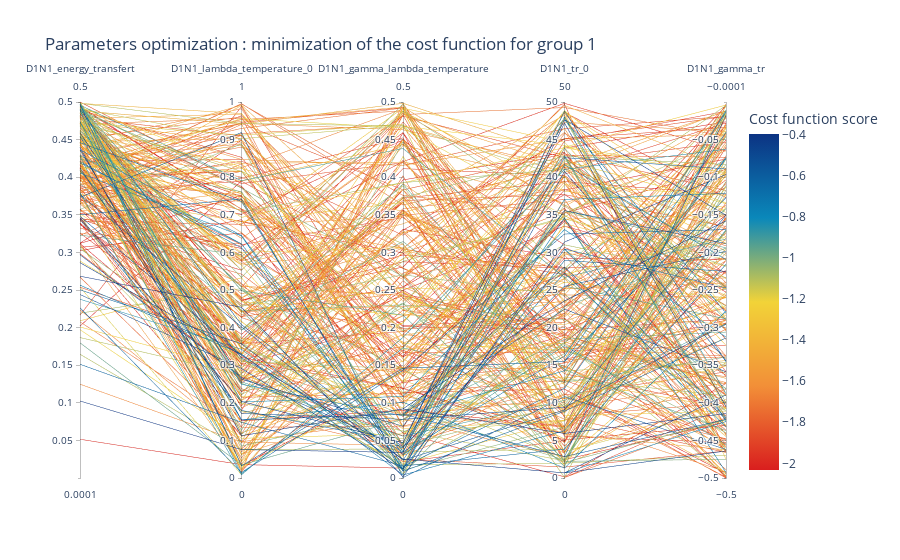
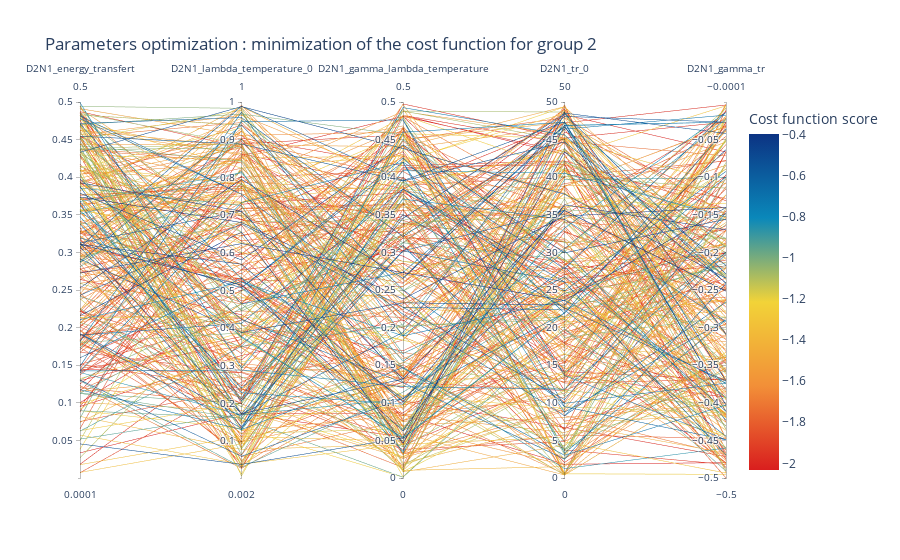

Notebook cell for these charts, in order:
### Code cell
fig = viewer.parallel_coordinates(
    nbest=500, reversescale=True, unselected_opacity=0.05, parameter_groups=parameter_groups, uniformed=False
)

for group in fig:
    display(group)

### Figure 1 — Plotly figure (JSON) as saved in the notebook; plotly's stock layout.template omitted (floating-point values rounded to 4 significant figures; data arrays with more than 128 entries replaced by an {"elided": "..."} marker saying what was removed)
{"data": [{"dimensions": [{"label": "D1N1_energy_transfert", "range": [0.0001, 0.5], "values": {"elided": "500 float values"}}, {"label": "D1N1_lambda_temperature_0", "range": [0, 1], "values": {"elided": "500 float values"}}, {"label": "D1N1_gamma_lambda_temperature", "range": [0, 0.5], "values": {"elided": "500 float values"}}, {"label": "D1N1_tr_0", "range": [0, 50], "values": {"elided": "500 float values"}}, {"label": "D1N1_gamma_tr", "range": [-0.5, -0.0001], "values": {"elided": "500 float values"}}], "line": {"color": {"elided": "500x1 float values"}, "colorbar": {"title": {"text": "Cost function score"}}, "colorscale": [[0, "rgb(12,51,131)"], [0.25, "rgb(10,136,186)"], [0.5, "rgb(242,211,56)"], [0.75, "rgb(242,143,56)"], [1, "rgb(217,30,30)"]], "reversescale": true, "showscale": true}, "type": "parcoords", "unselected": {"line": {"opacity": 0.05}}}], "layout": {"coloraxis": {"colorbar": {"title": {"text": "Cost function score"}}}, "title": {"text": "Parameters optimization : minimization of the cost function for group 1"}}}

### Figure 2 — Plotly figure (JSON) as saved in the notebook; plotly's stock layout.template omitted (floating-point values rounded to 4 significant figures; data arrays with more than 128 entries replaced by an {"elided": "..."} marker saying what was removed)
{"data": [{"dimensions": [{"label": "D2N1_energy_transfert", "range": [0.0001, 0.5], "values": {"elided": "500 float values"}}, {"label": "D2N1_lambda_temperature_0", "range": [0.002, 1], "values": {"elided": "500 float values"}}, {"label": "D2N1_gamma_lambda_temperature", "range": [0, 0.5], "values": {"elided": "500 float values"}}, {"label": "D2N1_tr_0", "range": [0, 50], "values": {"elided": "500 float values"}}, {"label": "D2N1_gamma_tr", "range": [-0.5, -0.0001], "values": {"elided": "500 float values"}}], "line": {"color": {"elided": "500x1 float values"}, "colorbar": {"title": {"text": "Cost function score"}}, "colorscale": [[0, "rgb(12,51,131)"], [0.25, "rgb(10,136,186)"], [0.5, "rgb(242,211,56)"], [0.75, "rgb(242,143,56)"], [1, "rgb(217,30,30)"]], "reversescale": true, "showscale": true}, "type": "parcoords", "unselected": {"line": {"opacity": 0.05}}}], "layout": {"coloraxis": {"colorbar": {"title": {"text": "Cost function score"}}}, "title": {"text": "Parameters optimization : minimization of the cost function for group 2"}}}
